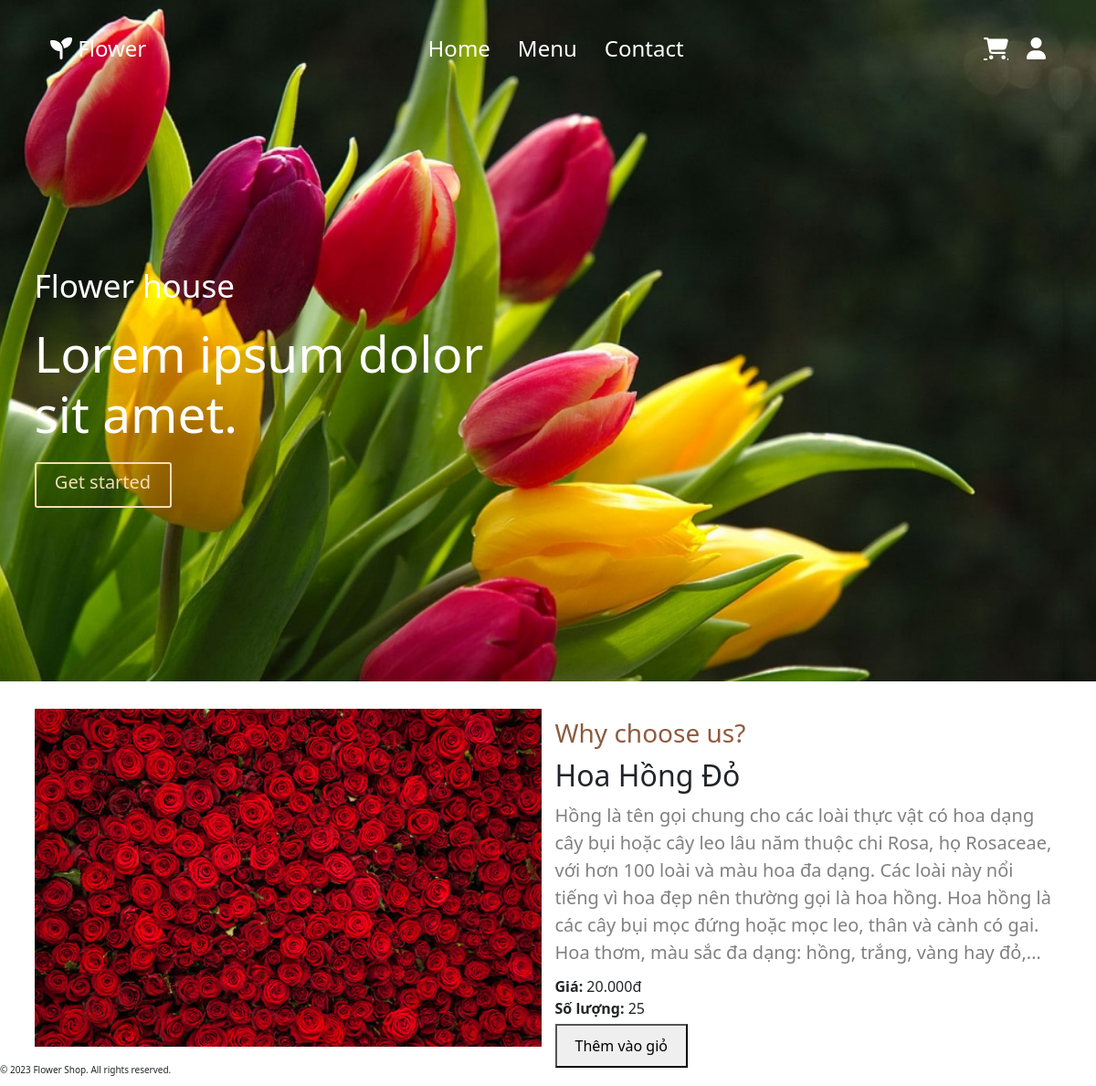
The app's page /myhome/flower_detail/1 with its own data.
### myhome/models.py (models this page shows)
class flowers (models.Model):
    ms = models.CharField(max_length=100)
    name= models.TextField()
    price = models.TextField()
    image = models.ImageField(null=True)
    description = models.TextField()
    number = models.TextField()

### myhome/views.py (the view)
# urls.py: path('/flower_detail/<int:id>',views.flower_detail),
def flower_detail(request, id):
    Flower = flowers.objects.get(id=id)
    return render(request, 'nguoidung/detail_flower.html', {'flower':Flower})

### myhome/templates/nguoidung/detail_flower.html (shortened to what this page needs)
{% extends "nguoidung/base.html" %}
{% block content%}
<section id="about" class="about mt-5">
    <div class="container">
        <div class="row">
            <div class="col-12 col-md-6">
                <img src="{{flower.image.url}}" width="100%" class="img-fluid">
            </div>
            <div class="col-12 col-md-6 about-description">
                <h3>Why choose us?</h3>
                <h1>{{flower.name}}</h1>
                <p>{{flower.description}}</p>
                <div class="price" style="font-size: 16px;">
                    <strong>Giá: </strong> <span>{{flower.price}}</span>
                </div>
                <div class="number" style="font-size: 16px;">
                    <strong>Số lượng: </strong> <span>{{flower.number}}</span>
                </div>
                <button style="padding: 10px 20px; font-size: 16px; margin: 5px 0;">Thêm vào giỏ</button>
            </div>
        </div>
    </div>
</section>
{% endblock %}

### myhome/templates/nguoidung/base.html (style rules this page uses)
* { padding: 0; margin: 0; box-sizing: 0; }
:root { --border: 2px solid grey; --boxshadow: 0 5px 20px grey; --black: black; --white: white; --primary: lightblue; --lightgrey: lightgrey; --gray: gray; }
html { font-size: 10px; }
:root { --text-color: #ffffff; --bg-color: #007bff; --bg-hover: #0056b3; }
#about .about-description h3 { font-size: 2.8rem; color: rgba(120, 61, 28, 0.847); font-weight: 400; margin: 1rem 0; }
#about .about-description h1 { font-size: 3.2rem; margin: 1rem 0; }
#about .about-description p { font-size: 2rem; color: gray; margin: 1rem 0; }
.img-fluid { width: 100%; height: 100%; object-fit: cover; object-position: center center; }

### records on screen
flowers: image (picture), name "Hoa Hồng Đỏ", description "Hồng là tên gọi chung cho các loài thực vật có hoa dạng cây bụi hoặc cây leo lâu năm thuộc chi Rosa, họ Rosaceae, với hơn 100 loài và màu hoa đa dạng. Các loài này nổi tiếng vì hoa đẹp nên thường gọi là hoa hồng. Hoa hồng là các cây bụi mọc đứng hoặc mọc leo, thân và cành có gai. Hoa thơm, màu sắc đa dạng: hồng, trắng, vàng hay đỏ,...", price "20.000đ", number "25"
